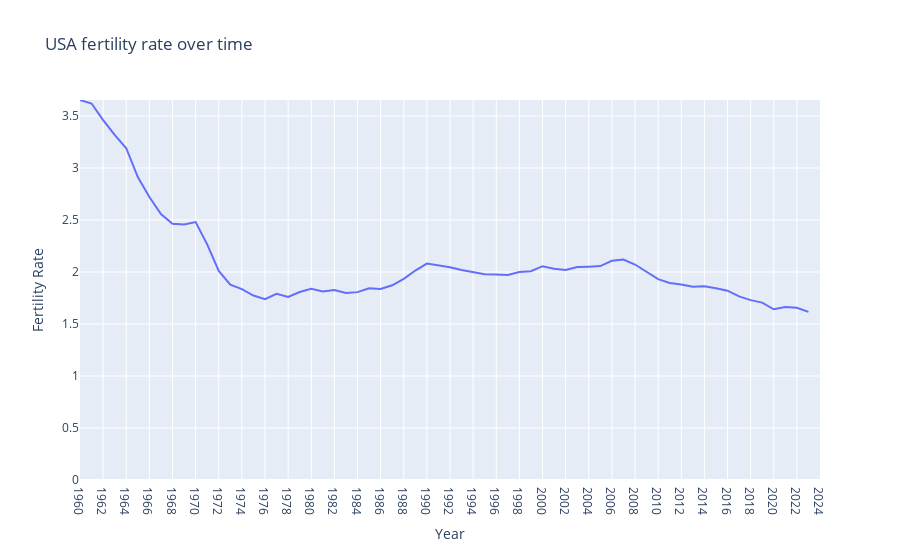

The notebook cell this image was saved under:
### Markdown cell above
### Chart improvements

[Best practice is to have the Y axis start at zero.](https://xdgov.github.io/data-design-standards/visualizations/line-graph) [Set the range:](https://plotly.com/python/axes/#setting-the-range-of-axes-manually)

### Code cell
max_fertility = fertility_by_year["Fertility Rate"].max()
fig.update_yaxes(range=[0, max_fertility])
fig.show()

### Figure 1 — Plotly figure (JSON) as saved in the notebook; plotly's stock layout.template omitted (floating-point values rounded to 4 significant figures)
{"data": [{"hovertemplate": "Year=%{x}<br>Fertility Rate=%{y}<extra></extra>", "legendgroup": "", "line": {"color": "#636efa", "dash": "solid"}, "marker": {"symbol": "circle"}, "mode": "lines", "name": "", "orientation": "v", "showlegend": false, "type": "scatter", "x": ["1960", "1961", "1962", "1963", "1964", "1965", "1966", "1967", "1968", "1969", "1970", "1971", "1972", "1973", "1974", "1975", "1976", "1977", "1978", "1979", "1980", "1981", "1982", "1983", "1984", "1985", "1986", "1987", "1988", "1989", "1990", "1991", "1992", "1993", "1994", "1995", "1996", "1997", "1998", "1999", "2000", "2001", "2002", "2003", "2004", "2005", "2006", "2007", "2008", "2009", "2010", "2011", "2012", "2013", "2014", "2015", "2016", "2017", "2018", "2019", "2020", "2021", "2022", "2023", "2024"], "xaxis": "x", "y": [3.654, 3.62, 3.461, 3.319, 3.19, 2.913, 2.721, 2.558, 2.464, 2.456, 2.48, 2.266, 2.01, 1.879, 1.835, 1.774, 1.738, 1.79, 1.76, 1.808, 1.839, 1.812, 1.827, 1.799, 1.806, 1.844, 1.837, 1.872, 1.934, 2.014, 2.081, 2.062, 2.046, 2.019, 2.002, 1.978, 1.976, 1.971, 1.999, 2.007, 2.056, 2.03, 2.021, 2.047, 2.051, 2.057, 2.108, 2.12, 2.072, 2.002, 1.931, 1.895, 1.881, 1.857, 1.863, 1.843, 1.821, 1.766, 1.73, 1.706, 1.641, 1.664, 1.657, 1.617, NaN], "yaxis": "y"}], "layout": {"legend": {"tracegroupgap": 0}, "title": {"text": "USA fertility rate over time"}, "xaxis": {"anchor": "y", "domain": [0, 1], "title": {"text": "Year"}}, "yaxis": {"anchor": "x", "domain": [0, 1], "range": [0, 3.654], "title": {"text": "Fertility Rate"}}}}
